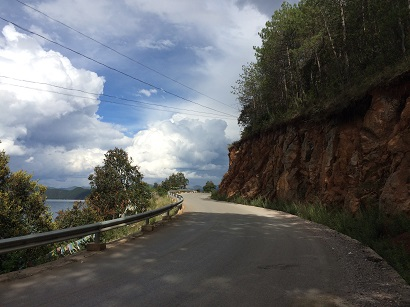
#> input picture DIP实验5/sky.bmp, 410 x 307 px
$ python equalize_rgb_hsv.py
#> lines starting #> are read from the running program, lines starting #| are printed output that depends on the picture
#> in test_image, image is the input picture: shape (307, 410, 3); mean B, G, R 98.4, 96.9, 95.1
# 任务2
# 实现彩色图像的直方图均衡化（可以用OpenCV自带函数）
# 方法1：对RGB通道分别做直方图均衡化再合成
# 方法2：转换到HSV空间，仅对亮度分量V用直方图均衡化，再转换回RGB
# 用sky，mushroom两个图片来对比两个方法的结果

import cv2

# 方法1：对RGB通道分别做直方图均衡化再合成
def equalizeHist_rgb(image):
    # 拆分RGB三通道
    (b,g,r) = cv2.split(image)

    # 分别做直方图均衡化
    r = cv2.equalizeHist(r)
    g = cv2.equalizeHist(g)
    b = cv2.equalizeHist(b)

    # 合成结果图像
    result = cv2.merge((b,g,r))
    return result

# 方法2：转换到HSV空间，仅对亮度分量V用直方图均衡化，再转换回RGB
def equalizeHist_hsv(image):
    hsv = cv2.cvtColor(image, cv2.COLOR_BGR2HSV)
#> hsv: shape (307, 410, 3); mean H, S, V 53.1, 65.1, 107.3

    # 分离通道
    (h, s, v) = cv2.split(hsv)

    # 仅对亮度分量V用直方图均衡化
    v = cv2.equalizeHist(v)

    # 合成图像并转回成RGB
    result = cv2.cvtColor(cv2.merge((h, s, v)), cv2.COLOR_HSV2BGR)
    return result

# 测试函数
def test_image(filename):
    image = cv2.imread(filename, cv2.IMREAD_COLOR)

    rgb = equalizeHist_rgb(image)
    hsv = equalizeHist_hsv(image)

    cv2.imshow("Equalized RGB", rgb)
    cv2.imshow("Equalized HSV", hsv)
    cv2.imshow("Original image", image)
    cv2.waitKey(0)
    cv2.destroyAllWindows()
    return


if __name__ == "__main__":
    test_image("sky.bmp")
    test_image("mushroom.png")
#> call 2 of test_image, with filename = 'mushroom.png'
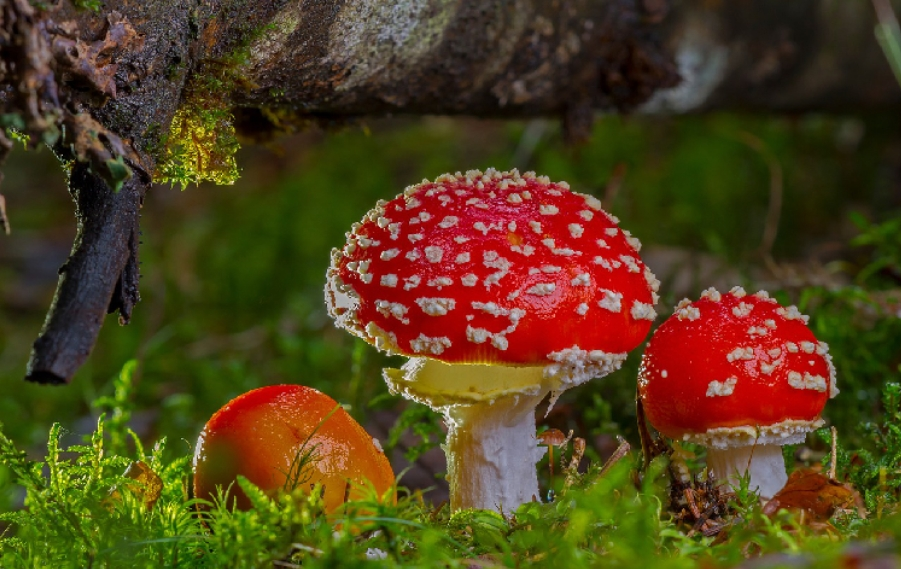
#> input picture DIP实验5/mushroom.png, 901 x 569 px
#> in test_image, image is the input picture: shape (569, 901, 3); mean B, G, R 27.6, 63.4, 81.9
#> in equalizeHist_rgb (call 2), `g = cv2.equalizeHist(g)`:
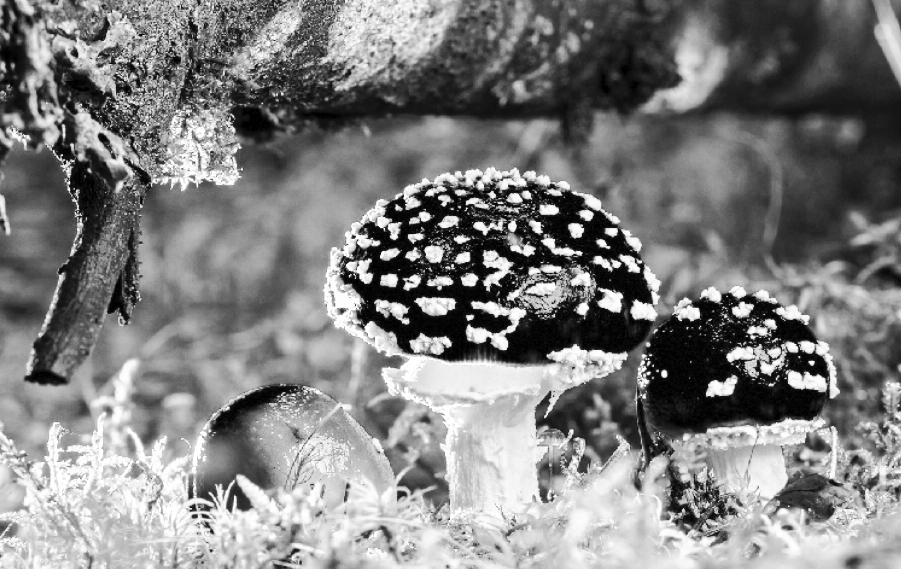
#> g: shape (569, 901); min 0, max 255, mean 127.5
#> in equalizeHist_rgb (call 2), `b = cv2.equalizeHist(b)`:
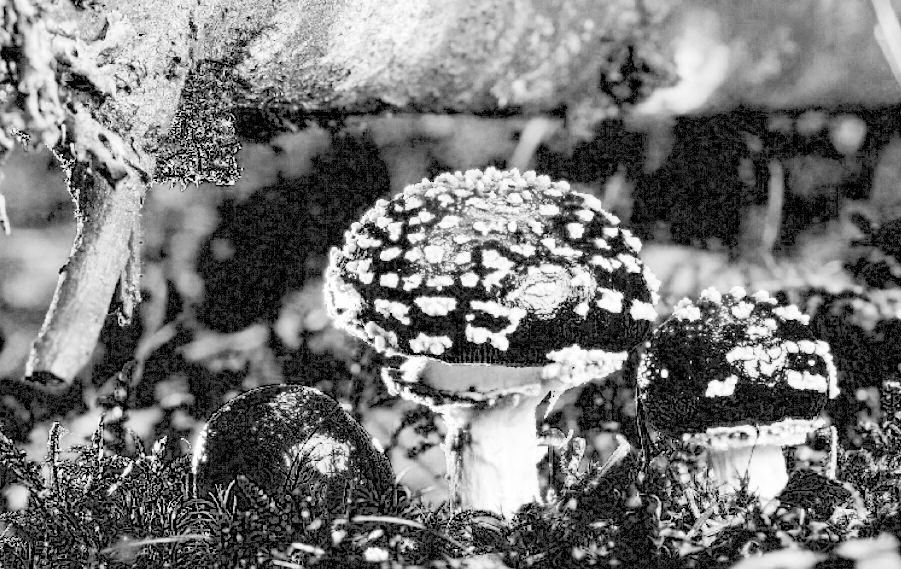
#> b: shape (569, 901); min 0, max 255, mean 117.4
#> in equalizeHist_hsv (call 2), `hsv = cv2.cvtColor(image, cv2.COLOR_BGR2HSV)`: hsv: shape (569, 901, 3); mean H, S, V 36, 175.5, 89.2
#> in equalizeHist_hsv (call 2), `(h, s, v) = cv2.split(hsv)`:
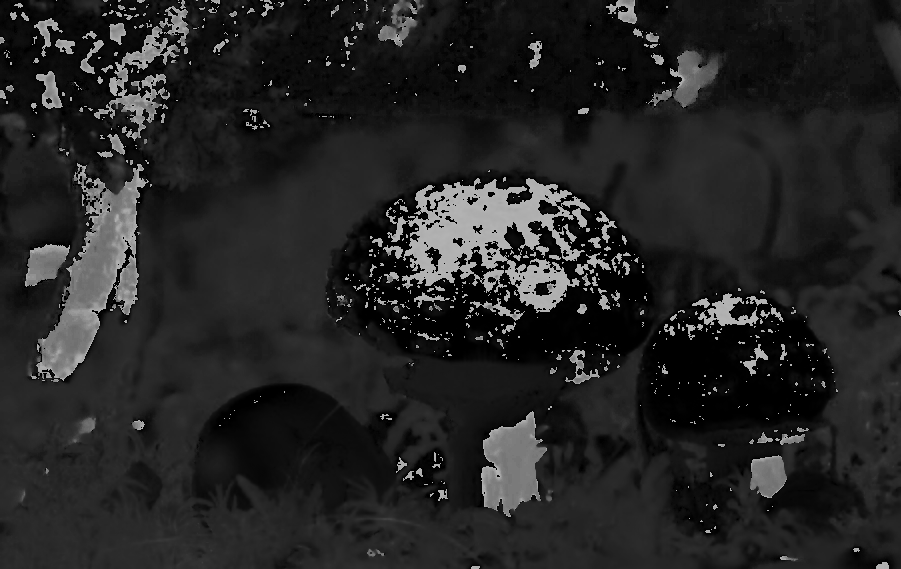
#> h: shape (569, 901); min 0, max 179, mean 36
#> in equalizeHist_hsv (call 2), `(h, s, v) = cv2.split(hsv)`:
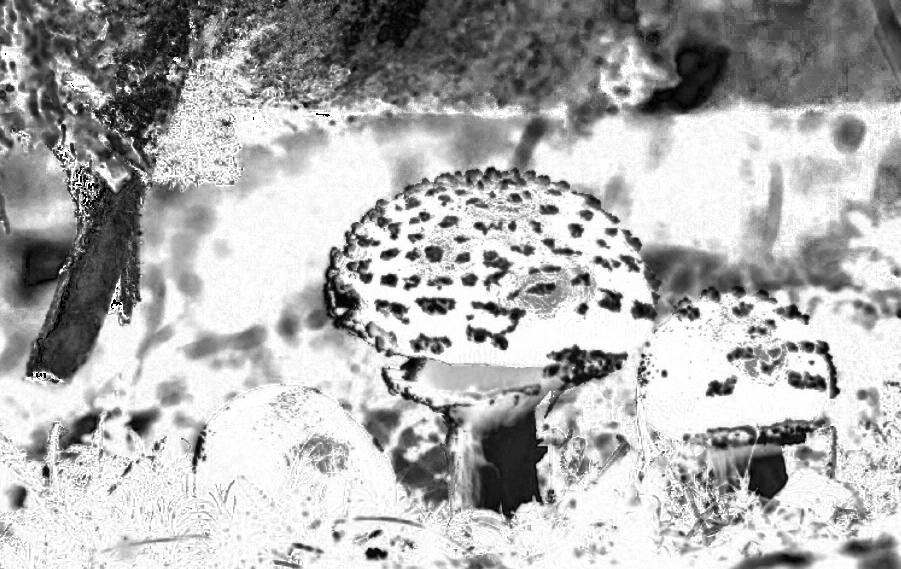
#> s: shape (569, 901); min 0, max 255, mean 175.5
#> in equalizeHist_hsv (call 2), `v = cv2.equalizeHist(v)`:
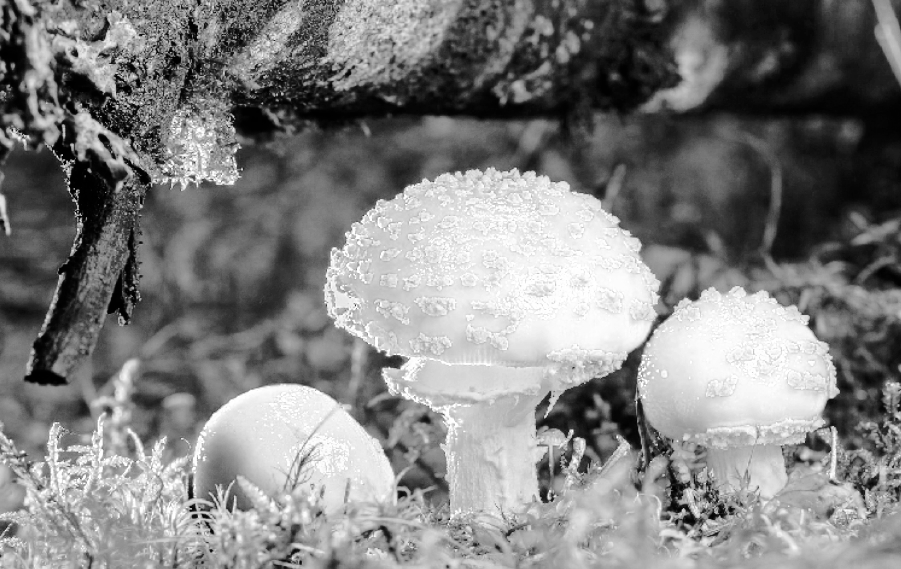
#> v: shape (569, 901); min 0, max 255, mean 128.4
#> in equalizeHist_hsv (call 2), `result = cv2.cvtColor(cv2.merge((h, s, v)), cv2.COLOR_HSV2BGR)`:
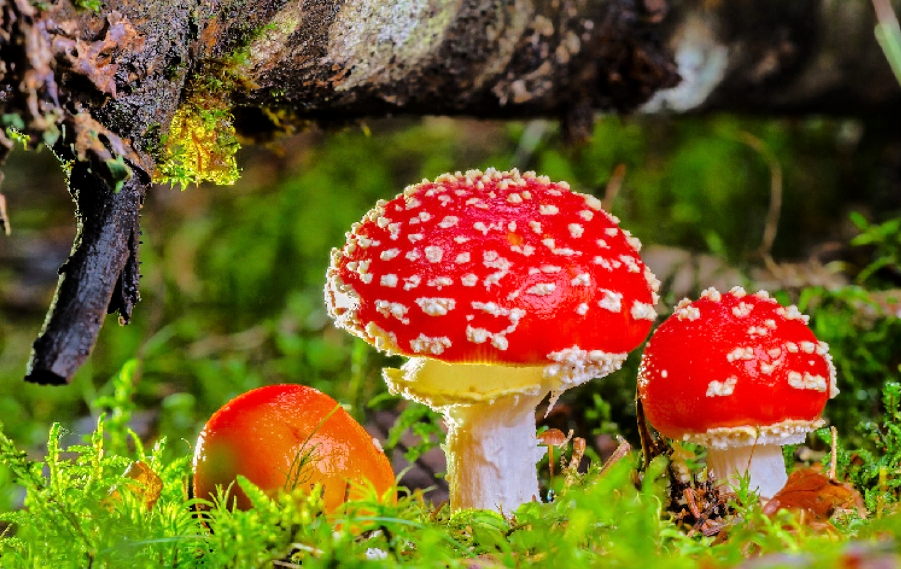
#> result: shape (569, 901, 3); mean B, G, R 39.2, 92.9, 116.8
